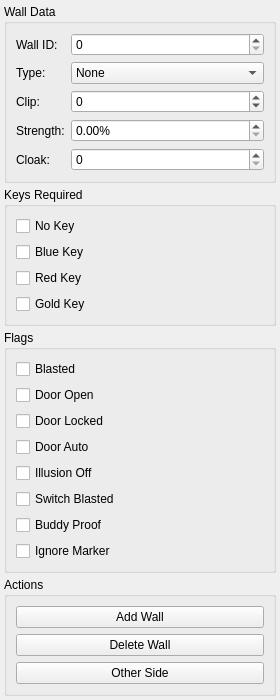
<?xml version="1.0" encoding="UTF-8"?>
<ui version="4.0">
 <class>WallTool</class>
 <widget class="QWidget" name="WallTool">
  <property name="geometry">
   <rect>
    <x>0</x>
    <y>0</y>
    <width>280</width>
    <height>600</height>
   </rect>
  </property>
  <layout class="QVBoxLayout" name="verticalLayout">
   <property name="spacing">
    <number>4</number>
   </property>
   <property name="leftMargin">
    <number>4</number>
   </property>
   <property name="topMargin">
    <number>4</number>
   </property>
   <property name="rightMargin">
    <number>4</number>
   </property>
   <property name="bottomMargin">
    <number>4</number>
   </property>
   
   <!-- Wall Data Group -->
   <item>
    <widget class="QGroupBox" name="wallDataGroup">
     <property name="title">
      <string>Wall Data</string>
     </property>
     <layout class="QFormLayout" name="formLayout">
      <item row="0" column="0">
       <widget class="QLabel" name="labelWallId">
        <property name="text">
         <string>Wall ID:</string>
        </property>
       </widget>
      </item>
      <item row="0" column="1">
       <widget class="QSpinBox" name="wallIdSpin">
        <property name="minimum">
         <number>0</number>
        </property>
        <property name="maximum">
         <number>65535</number>
        </property>
       </widget>
      </item>
      <item row="1" column="0">
       <widget class="QLabel" name="labelType">
        <property name="text">
         <string>Type:</string>
        </property>
       </widget>
      </item>
      <item row="1" column="1">
       <widget class="QComboBox" name="typeCombo">
        <item>
         <property name="text">
          <string>None</string>
         </property>
        </item>
        <item>
         <property name="text">
          <string>Normal</string>
         </property>
        </item>
        <item>
         <property name="text">
          <string>Blastable</string>
         </property>
        </item>
        <item>
         <property name="text">
          <string>Door</string>
         </property>
        </item>
        <item>
         <property name="text">
          <string>Illusion</string>
         </property>
        </item>
        <item>
         <property name="text">
          <string>Open</string>
         </property>
        </item>
        <item>
         <property name="text">
          <string>Closed</string>
         </property>
        </item>
        <item>
         <property name="text">
          <string>Overlay</string>
         </property>
        </item>
        <item>
         <property name="text">
          <string>Cloaked</string>
         </property>
        </item>
        <item>
         <property name="text">
          <string>Colored (D2X-XL)</string>
         </property>
        </item>
       </widget>
      </item>
      <item row="2" column="0">
       <widget class="QLabel" name="labelClip">
        <property name="text">
         <string>Clip:</string>
        </property>
       </widget>
      </item>
      <item row="2" column="1">
       <widget class="QSpinBox" name="clipSpin">
        <property name="minimum">
         <number>-1</number>
        </property>
        <property name="maximum">
         <number>127</number>
        </property>
        <property name="specialValueText">
         <string>None</string>
        </property>
       </widget>
      </item>
      <item row="3" column="0">
       <widget class="QLabel" name="labelStrength">
        <property name="text">
         <string>Strength:</string>
        </property>
       </widget>
      </item>
      <item row="3" column="1">
       <widget class="QDoubleSpinBox" name="strengthSpin">
        <property name="suffix">
         <string>%</string>
        </property>
        <property name="minimum">
         <number>0</number>
        </property>
        <property name="maximum">
         <number>200</number>
        </property>
        <property name="singleStep">
         <number>0.1</number>
        </property>
       </widget>
      </item>
      <item row="4" column="0">
       <widget class="QLabel" name="labelCloak">
        <property name="text">
         <string>Cloak:</string>
        </property>
       </widget>
      </item>
      <item row="4" column="1">
       <widget class="QSpinBox" name="cloakSpin">
        <property name="minimum">
         <number>0</number>
        </property>
        <property name="maximum">
         <number>31</number>
        </property>
       </widget>
      </item>
     </layout>
    </widget>
   </item>
   
   <!-- Keys Group -->
   <item>
    <widget class="QGroupBox" name="keysGroup">
     <property name="title">
      <string>Keys Required</string>
     </property>
     <layout class="QVBoxLayout" name="verticalLayout_2">
      <item>
       <widget class="QCheckBox" name="noKeyCheck">
        <property name="text">
         <string>No Key</string>
        </property>
       </widget>
      </item>
      <item>
       <widget class="QCheckBox" name="blueKeyCheck">
        <property name="text">
         <string>Blue Key</string>
        </property>
       </widget>
      </item>
      <item>
       <widget class="QCheckBox" name="redKeyCheck">
        <property name="text">
         <string>Red Key</string>
        </property>
       </widget>
      </item>
      <item>
       <widget class="QCheckBox" name="goldKeyCheck">
        <property name="text">
         <string>Gold Key</string>
        </property>
       </widget>
      </item>
     </layout>
    </widget>
   </item>
   
   <!-- Flags Group -->
   <item>
    <widget class="QGroupBox" name="flagsGroup">
     <property name="title">
      <string>Flags</string>
     </property>
     <layout class="QVBoxLayout" name="verticalLayout_3">
      <item>
       <widget class="QCheckBox" name="blastedCheck">
        <property name="text">
         <string>Blasted</string>
        </property>
       </widget>
      </item>
      <item>
       <widget class="QCheckBox" name="doorOpenCheck">
        <property name="text">
         <string>Door Open</string>
        </property>
       </widget>
      </item>
      <item>
       <widget class="QCheckBox" name="doorLockedCheck">
        <property name="text">
         <string>Door Locked</string>
        </property>
       </widget>
      </item>
      <item>
       <widget class="QCheckBox" name="doorAutoCheck">
        <property name="text">
         <string>Door Auto</string>
        </property>
       </widget>
      </item>
      <item>
       <widget class="QCheckBox" name="illusionOffCheck">
        <property name="text">
         <string>Illusion Off</string>
        </property>
       </widget>
      </item>
      <item>
       <widget class="QCheckBox" name="switchCheck">
        <property name="text">
         <string>Switch Blasted</string>
        </property>
       </widget>
      </item>
      <item>
       <widget class="QCheckBox" name="buddyProofCheck">
        <property name="text">
         <string>Buddy Proof</string>
        </property>
       </widget>
      </item>
      <item>
       <widget class="QCheckBox" name="ignoreMarkerCheck">
        <property name="text">
         <string>Ignore Marker</string>
        </property>
       </widget>
      </item>
     </layout>
    </widget>
   </item>
   
   <!-- Actions Group -->
   <item>
    <widget class="QGroupBox" name="actionsGroup">
     <property name="title">
      <string>Actions</string>
     </property>
     <layout class="QVBoxLayout" name="verticalLayout_4">
      <item>
       <widget class="QPushButton" name="addWallBtn">
        <property name="text">
         <string>Add Wall</string>
        </property>
       </widget>
      </item>
      <item>
       <widget class="QPushButton" name="deleteWallBtn">
        <property name="text">
         <string>Delete Wall</string>
        </property>
       </widget>
      </item>
      <item>
       <widget class="QPushButton" name="otherSideBtn">
        <property name="text">
         <string>Other Side</string>
        </property>
       </widget>
      </item>
     </layout>
    </widget>
   </item>
   
   <item>
    <spacer name="verticalSpacer">
     <property name="orientation">
      <enum>Qt::Vertical</enum>
     </property>
     <property name="sizeHint" stdset="0">
      <size>
       <width>20</width>
       <height>40</height>
      </size>
     </property>
    </spacer>
   </item>
  </layout>
 </widget>
 <resources/>
 <connections/>
</ui>
